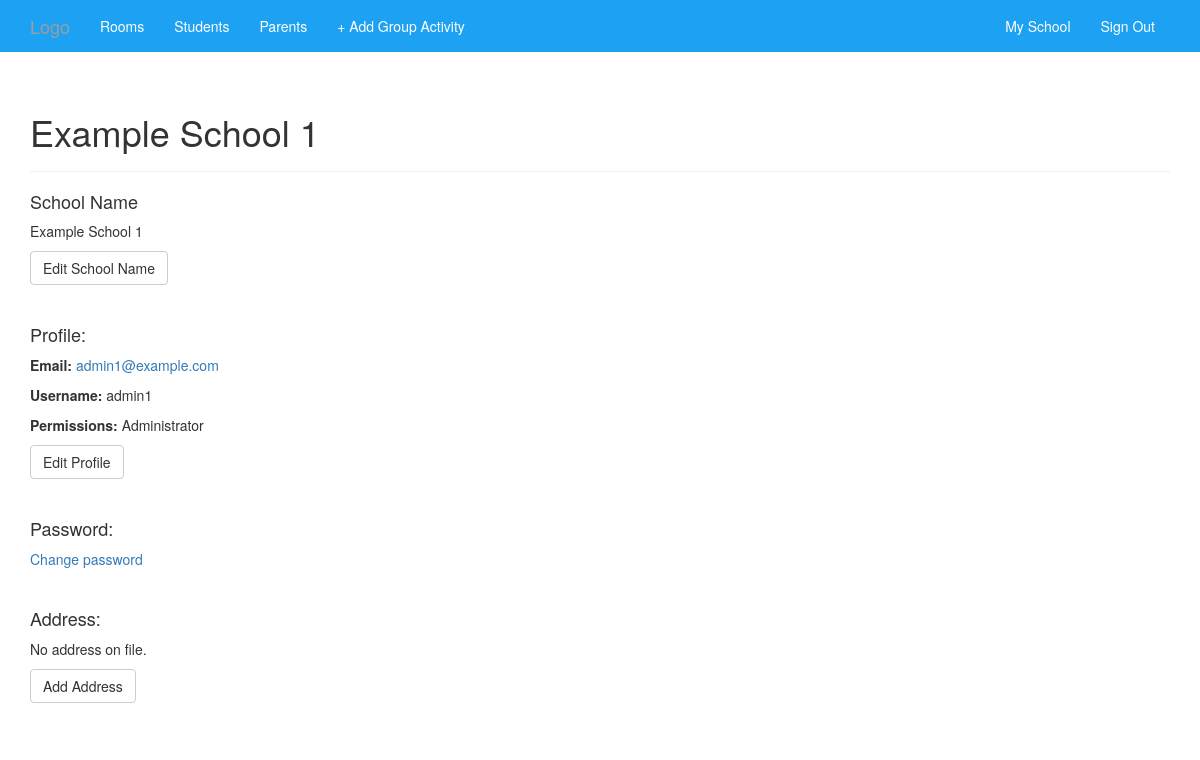
Page /user/admin1 (signed in) on the committed database.
### app/models.py (models this page shows, shortened)
class School(db.Model):
    __tablename__ = 'schools'
    school_id = db.Column(db.Integer, primary_key=True)
    school_name = db.Column(db.String(64), index=True)
    address_id = db.Column(db.Integer, db.ForeignKey('addresses.address_id'))
    users = db.relationship('User', backref=db.backref('school'), lazy='dynamic')
    rooms = db.relationship('Room', backref=db.backref('school'), lazy='dynamic')
    students = db.relationship('Student', backref=db.backref('school'), lazy='dynamic')
    parents = db.relationship('Parent', backref=db.backref('school'), lazy='dynamic')

class User(UserMixin, db.Model):
    __tablename__ = 'users'
    id = db.Column(db.Integer, primary_key=True)
    email = db.Column(db.String(64), unique=True, index=True)
    username = db.Column(db.String(64), unique=True, index=True)
    password_hash = db.Column(db.String(128))
    role_id = db.Column(db.Integer, db.ForeignKey('roles.role_id'))
    school_id = db.Column(db.Integer, db.ForeignKey('schools.school_id'))
    confirmed = db.Column(db.Boolean, default=True)
    parent = db.relationship('Parent', uselist=False, back_populates='user')
    member_since = db.Column(db.DateTime(), default=datetime.utcnow)
    last_seen = db.Column(db.DateTime(), default=datetime.utcnow)
    @property
    def password(self):
        raise AttributeError('password is not a readable attribute')
    def can(self, permissions):
        return self.role is not None and (self.role.permissions & permissions == permissions)
    def is_administrator(self):
        return self.can(Permission.ADMINISTER)

class Role(db.Model):
    __tablename__ = 'roles'
    role_id = db.Column(db.Integer, primary_key=True)
    role_name = db.Column(db.String(64), unique=True)
    default = db.Column(db.Boolean, default=False, index=True)
    permissions = db.Column(db.Integer)
    users = db.relationship('User', backref='role', lazy='dynamic')

### app/main/views.py (the view)
@main.route("/user/<username>", methods=['GET', 'POST'])
@login_required
def user(username):
    user = User.query.filter_by(username=username).first()
    if user is None:
        abort(404)
    if user.school_id == current_user.school_id and user.role == current_user.role and current_user.is_administrator() \
            or user == current_user:
        return render_template('user.html'
                               , user=user)
    else:
        abort(404)

### app/main/__init__.py (called while the page is built)
@main.app_context_processor
def inject_permissions():
    return dict(Permission=Permission)

### app/models.py (called while the page is built)
@login_manager.user_loader
def load_user(user_id):
    return User.query.get(int(user_id))

### app/templates/user.html (shortened to what this page needs)
{% extends "base.html" %}
{% import "bootstrap/wtf.html" as wtf %}
{% block page_content %}
<div class="page-header">
    {% if current_user.is_administrator() %}
    <h1>{{ user.school.school_name }}</h1>
    {% else %}
    <h1>{{ user.username }}</h1>
    {% endif %}
</div>
<div>
    {% if current_user.is_administrator() %}
    <h4>School Name</h4>
    <p>{{ user.school.school_name }}</p>
    <p><a class="btn btn-default" href="{{ url_for('.edit_school_name') }}">Edit School Name</a></p>
    <br />
    {% endif %}
    <h4>Profile:</h4>
    <p><strong>Email:</strong> <a href="mailto:{{ user.email }}">{{ user.email }}</a></p>
    <p><strong>Username:</strong> {{ user.username }}</p>
{% if current_user.is_administrator() %}
    <p><strong>Permissions:</strong> {{ user.role.role_name }}</p>
    <p><a class="btn btn-default" href="{{ url_for('.edit_profile_admin', id=user.id) }}">Edit Profile</a></p>
    <br />
    <h4>Password:</h4>
    <p>
        <a href="{{ url_for('.change_password') }}">
            Change password
        </a>
    </p>
    <br />
        <h4>Address:</h4>
            {% if current_user.school.address %}
                {% if current_user.school.address.address_line1 %}
                    <p>{{ current_user.school.address.address_line1 }}</p>
                {% endif %}
                {% if current_user.school.address.address_line2 %}
                    <p>{{ current_user.school.address.address_line2 }}</p>
                {% endif %}
                {% if current_user.school.address.address_city %}
                    <p>{{ current_user.school.address.address_city }}</p>
                {% endif %}
                {% if current_user.school.address.address_region %}
                    <p>{{ current_user.school.address.address_region }}</p>
                {% endif %}
                {% if current_user.school.address.address_post_code %}
                    <p>{{ current_user.school.address.address_post_code }}</p>
                {% endif %}
                {% if current_user.school.address.address_country %}
                    <p>{{ current_user.school.address.address_country }}</p>
                {% endif %}
                <p><a class="btn btn-default" href="{{ url_for('.school_address') }}">Edit Address</a></p><br />
            {% else %}
                <p>No address on file.</p>
                <p><a class="btn btn-default" href="{{ url_for('.school_address') }}">Add Address</a></p><br />
            {% endif %}
{% endif %}
</div>
{% endblock %}

### rows in the picture
School: school.school_name "Example School 1"
User: email "admin1@example.com", username "admin1"
Role: role.role_name "Administrator"
